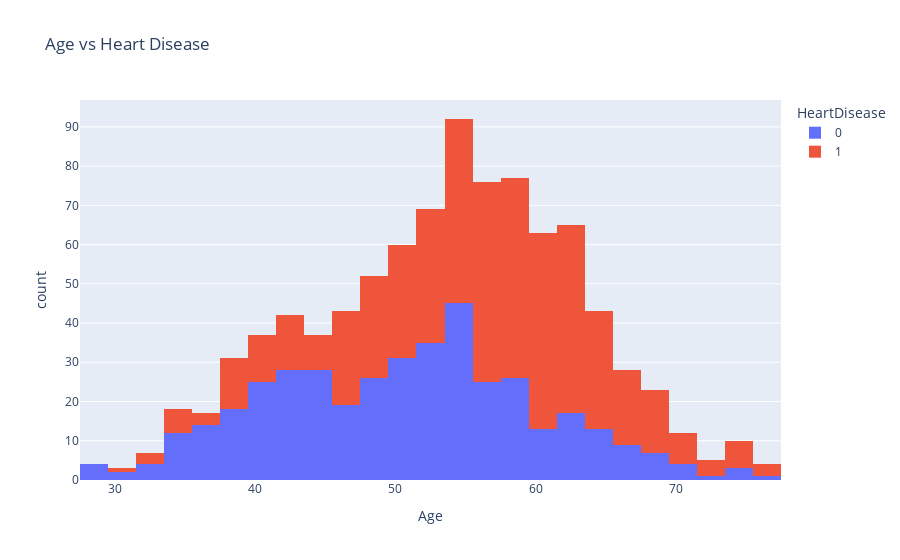

The notebook cell this image was saved under:
### Code cell
#here i will create a histogram to visualize the relationship between Cholesterol and HeartDisease features
px.histogram(heart_df,x= 'Age', color='HeartDisease',  title='Age vs Heart Disease')

### Figure 1 — Plotly figure (JSON) as saved in the notebook; plotly's stock layout.template omitted (floating-point values rounded to 4 significant figures; data arrays with more than 128 entries replaced by an {"elided": "..."} marker saying what was removed)
{"data": [{"bingroup": "x", "hovertemplate": "HeartDisease=0<br>Age=%{x}<br>count=%{y}<extra></extra>", "legendgroup": "0", "marker": {"color": "#636efa", "pattern": {"shape": ""}}, "name": "0", "orientation": "v", "showlegend": true, "type": "histogram", "x": {"elided": "410 int values"}, "xaxis": "x", "yaxis": "y"}, {"bingroup": "x", "hovertemplate": "HeartDisease=1<br>Age=%{x}<br>count=%{y}<extra></extra>", "legendgroup": "1", "marker": {"color": "#EF553B", "pattern": {"shape": ""}}, "name": "1", "orientation": "v", "showlegend": true, "type": "histogram", "x": {"elided": "508 int values"}, "xaxis": "x", "yaxis": "y"}], "layout": {"barmode": "relative", "legend": {"title": {"text": "HeartDisease"}, "tracegroupgap": 0}, "title": {"text": "Age vs Heart Disease"}, "xaxis": {"anchor": "y", "domain": [0, 1], "title": {"text": "Age"}}, "yaxis": {"anchor": "x", "domain": [0, 1], "title": {"text": "count"}}}}
